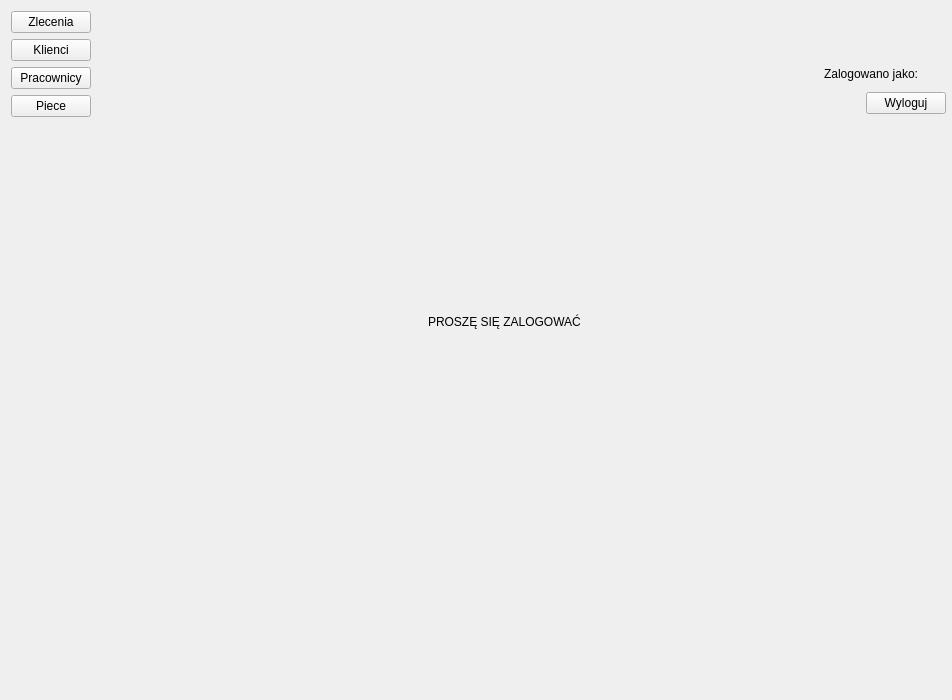
<?xml version="1.0" encoding="UTF-8"?>
<ui version="4.0">
 <class>mainWindowClass</class>
 <widget class="QMainWindow" name="mainWindowClass">
  <property name="geometry">
   <rect>
    <x>0</x>
    <y>0</y>
    <width>952</width>
    <height>700</height>
   </rect>
  </property>
  <property name="minimumSize">
   <size>
    <width>0</width>
    <height>655</height>
   </size>
  </property>
  <property name="windowTitle">
   <string>mainWindow</string>
  </property>
  <widget class="QWidget" name="centralWidget">
   <property name="sizePolicy">
    <sizepolicy hsizetype="Expanding" vsizetype="Expanding">
     <horstretch>0</horstretch>
     <verstretch>0</verstretch>
    </sizepolicy>
   </property>
   <layout class="QVBoxLayout" name="verticalLayout_3">
    <property name="spacing">
     <number>0</number>
    </property>
    <property name="leftMargin">
     <number>0</number>
    </property>
    <property name="topMargin">
     <number>0</number>
    </property>
    <property name="rightMargin">
     <number>0</number>
    </property>
    <property name="bottomMargin">
     <number>0</number>
    </property>
    <item>
     <layout class="QHBoxLayout" name="horizontalLayout_4">
      <item>
       <widget class="QFrame" name="mainWindowButtonsFrame">
        <layout class="QVBoxLayout" name="verticalLayout_2">
         <item>
          <widget class="QPushButton" name="jobButton">
           <property name="text">
            <string>Zlecenia</string>
           </property>
          </widget>
         </item>
         <item>
          <widget class="QPushButton" name="customerButton">
           <property name="text">
            <string>Klienci</string>
           </property>
          </widget>
         </item>
         <item>
          <widget class="QPushButton" name="workerButton">
           <property name="text">
            <string>Pracownicy</string>
           </property>
          </widget>
         </item>
         <item>
          <widget class="QPushButton" name="furnaceButton">
           <property name="text">
            <string>Piece</string>
           </property>
          </widget>
         </item>
         <item>
          <spacer name="verticalSpacer">
           <property name="orientation">
            <enum>Qt::Orientation::Vertical</enum>
           </property>
           <property name="sizeHint" stdset="0">
            <size>
             <width>20</width>
             <height>40</height>
            </size>
           </property>
          </spacer>
         </item>
        </layout>
       </widget>
      </item>
      <item>
       <layout class="QVBoxLayout" name="verticalLayout">
        <item>
         <layout class="QHBoxLayout" name="horizontalLayout_3">
          <item>
           <spacer name="horizontalSpacer_4">
            <property name="orientation">
             <enum>Qt::Orientation::Horizontal</enum>
            </property>
            <property name="sizeHint" stdset="0">
             <size>
              <width>40</width>
              <height>20</height>
             </size>
            </property>
           </spacer>
          </item>
          <item>
           <widget class="QLabel" name="logoLabel">
            <property name="sizePolicy">
             <sizepolicy hsizetype="Fixed" vsizetype="Fixed">
              <horstretch>0</horstretch>
              <verstretch>0</verstretch>
             </sizepolicy>
            </property>
            <property name="minimumSize">
             <size>
              <width>150</width>
              <height>50</height>
             </size>
            </property>
            <property name="maximumSize">
             <size>
              <width>150</width>
              <height>50</height>
             </size>
            </property>
            <property name="text">
             <string>&lt;logo&gt;</string>
            </property>
           </widget>
          </item>
         </layout>
        </item>
        <item>
         <layout class="QHBoxLayout" name="horizontalLayout_2">
          <item>
           <spacer name="horizontalSpacer_3">
            <property name="orientation">
             <enum>Qt::Orientation::Horizontal</enum>
            </property>
            <property name="sizeHint" stdset="0">
             <size>
              <width>40</width>
              <height>20</height>
             </size>
            </property>
           </spacer>
          </item>
          <item>
           <widget class="QFrame" name="currentUserFrameWithLogout">
            <layout class="QGridLayout" name="gridLayout">
             <property name="leftMargin">
              <number>0</number>
             </property>
             <property name="topMargin">
              <number>0</number>
             </property>
             <property name="rightMargin">
              <number>6</number>
             </property>
             <property name="bottomMargin">
              <number>6</number>
             </property>
             <property name="spacing">
              <number>0</number>
             </property>
             <item row="0" column="0" colspan="2">
              <widget class="QFrame" name="currentUserFrame">
               <layout class="QHBoxLayout" name="horizontalLayout">
                <item>
                 <widget class="QLabel" name="label_3">
                  <property name="text">
                   <string>Zalogowano jako: </string>
                  </property>
                 </widget>
                </item>
                <item>
                 <widget class="QLabel" name="loggedUserLabel">
                  <property name="text">
                   <string>&lt;Dane logowania&gt;</string>
                  </property>
                 </widget>
                </item>
               </layout>
              </widget>
             </item>
             <item row="1" column="0">
              <spacer name="horizontalSpacer_2">
               <property name="orientation">
                <enum>Qt::Orientation::Horizontal</enum>
               </property>
               <property name="sizeType">
                <enum>QSizePolicy::Policy::Fixed</enum>
               </property>
               <property name="sizeHint" stdset="0">
                <size>
                 <width>40</width>
                 <height>20</height>
                </size>
               </property>
              </spacer>
             </item>
             <item row="1" column="1">
              <widget class="QPushButton" name="logoutButton">
               <property name="text">
                <string>Wyloguj</string>
               </property>
              </widget>
             </item>
            </layout>
           </widget>
          </item>
         </layout>
        </item>
        <item>
         <widget class="QStackedWidget" name="stackedWidget">
          <property name="currentIndex">
           <number>0</number>
          </property>
          <widget class="QWidget" name="page_2">
           <widget class="QLabel" name="label_2">
            <property name="geometry">
             <rect>
              <x>320</x>
              <y>150</y>
              <width>191</width>
              <height>91</height>
             </rect>
            </property>
            <property name="text">
             <string>PROSZĘ SIĘ ZALOGOWAĆ</string>
            </property>
           </widget>
          </widget>
         </widget>
        </item>
       </layout>
      </item>
     </layout>
    </item>
   </layout>
  </widget>
  <action name="actionJasny">
   <property name="text">
    <string>Jasny</string>
   </property>
  </action>
  <action name="actionCiemny">
   <property name="text">
    <string>Ciemny</string>
   </property>
  </action>
  <action name="actionProsty">
   <property name="text">
    <string>Prosty</string>
   </property>
  </action>
 </widget>
 <layoutdefault spacing="6" margin="11"/>
 <resources>
  <include location="mainwindow.qrc"/>
 </resources>
 <connections/>
</ui>
